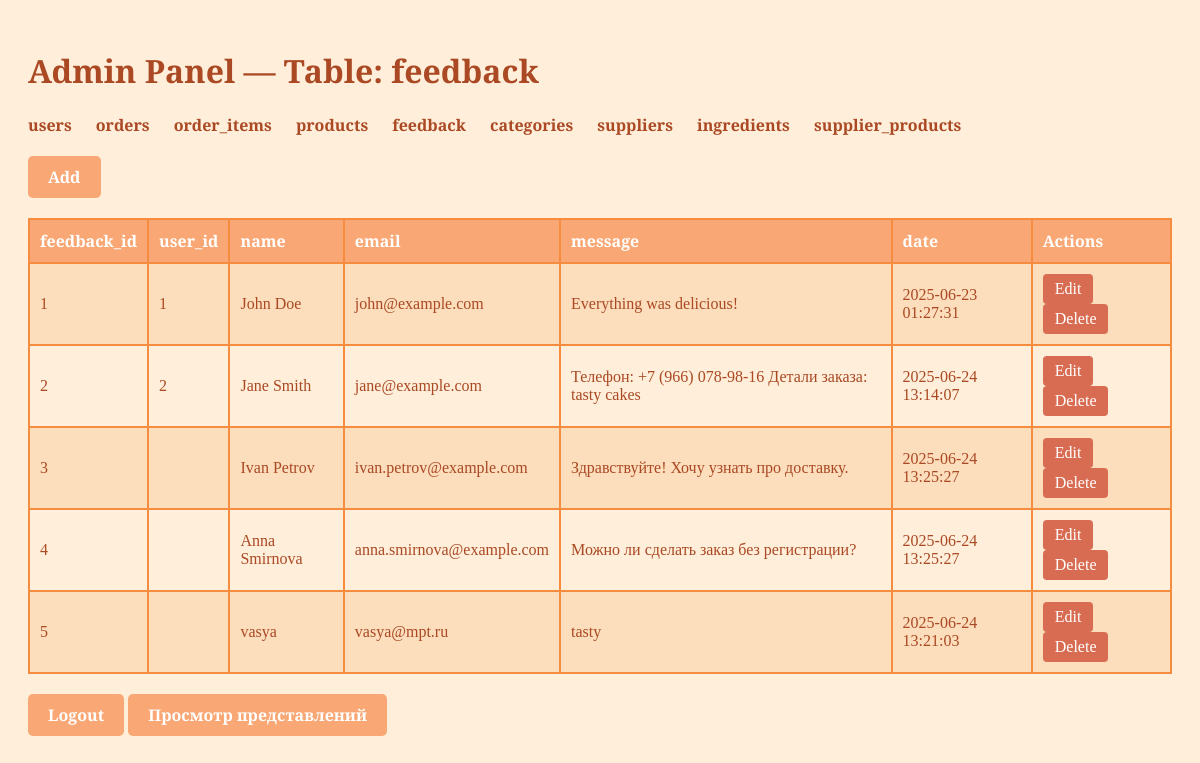
The app's page /php/admin.php?table=feedback (signed in) with its own data.
### tables this page shows
CREATE TABLE `feedback` (
  `feedback_id` int(11) NOT NULL,
  `user_id` int(11) DEFAULT NULL,
  `name` varchar(255) DEFAULT NULL,
  `email` varchar(255) DEFAULT NULL,
  `message` text DEFAULT NULL,
  `date` datetime DEFAULT current_timestamp()
);

### php/admin.php (the view, shortened to what this page needs)
<?php
require_once 'db.php';
$allowed_tables = [
    'users',
    'orders',
    'order_items',
    'products',
    'feedback',
    'categories',
    'suppliers',
    'ingredients',
    'supplier_products'
];
$table = $_GET['table'] ?? 'users';
$stmt = $conn->query("SELECT * FROM $table");
$rows = $stmt->fetchAll(PDO::FETCH_ASSOC);
?>
<!DOCTYPE html>
<html lang="ru">
<head>
</head>
<body>
  <h1>Admin Panel — Table: <?= htmlspecialchars($table) ?></h1>
  <nav>
    <?php foreach ($allowed_tables as $t): ?>
      <a href="admin.php?table=<?= $t ?>"><?= $t ?></a>
    <?php endforeach; ?>
  </nav>
  <a class="add-btn" href="form.php?table=<?= $table ?>">Add</a>
  <table>
    <tr>
      <?php if ($rows): ?>
        <?php foreach (array_keys($rows[0]) as $col): ?>
          <th><?= htmlspecialchars($col) ?></th>
        <?php endforeach; ?>
        <th>Actions</th>
    </tr>
    <?php foreach ($rows as $row): ?>
      <tr>
        <?php foreach ($row as $cell): ?>
          <td><?= htmlspecialchars($cell) ?></td>
        <?php endforeach; ?>
        <?php
          $pk = ($table == 'users') ? 'id' : (
              ($table == 'orders') ? 'order_id' : (
                  ($table == 'order_items') ? 'order_item_id' : (
                      ($table == 'products') ? 'product_id' : (
                          ($table == 'feedback') ? 'feedback_id' : (
                              ($table == 'categories') ? 'category_id' : (
                                  ($table == 'suppliers') ? 'supplier_id' : (
                                      ($table == 'ingredients') ? 'ingredient_id' : 'id'
                                  )
                              )
                          )
                      )
                  )
              )
          );
        ?>
        <td>
          <a class="action-btn" href="form.php?table=<?= $table ?>&edit_id=<?= $row[$pk] ?>">Edit</a>
          <a class="action-btn" href="admin.php?table=<?= $table ?>&delete_id=<?= $row[$pk] ?>">Delete</a>
        </td>
      </tr>
    <?php endforeach; ?>
    <?php else: ?>
      <tr><td colspan="100%">No records</td></tr>
    <?php endif; ?>
  </table>
  <a class="logout" href="logout.php">Logout</a>
  <a class="request-btn" href="request.php">Просмотр представлений</a>
</body>
</html>

### php/admin.php (style rules this page uses)
body { background: #FFEED9; color: #AA4924; font-family: 'Playfair Display', serif; padding: 20px; }
h1 { color: #AA4924; }
nav a { margin-right: 20px; text-decoration: none; color: #AA4924; font-weight: bold; }
.add-btn { display: inline-block; margin-top: 20px; padding: 10px 20px; background: #F9A875; color: #fff; text-decoration: none; border-radius: 5px; font-weight: bold; }
table { width: 100%; border-collapse: collapse; margin-top: 20px; }
th, td { border: 2px solid #F68C40; padding: 10px; text-align: left; }
th { background: #F9A875; color: #fff; }
tr:nth-child(even) { background: #FCDDBC; }
a.action-btn { display: inline-block; padding: 6px 12px; background: #D86C52; color: #fff; border-radius: 4px; text-decoration: none; margin-right: 5px; }
.logout, .request-btn { display: inline-block; margin-top: 20px; padding: 10px 20px; background: #F9A875; color: #fff; text-decoration: none; border-radius: 5px; font-weight: bold; }

### records on screen
feedback: cell "1", name "John Doe", email "john@example.com", message "Everything was delicious!", date "2025-06-23 01:27:31"
feedback: cell "2", name "Jane Smith", email "jane@example.com", message "Телефон: +7 (966) 078-98-16 Детали заказа: tasty cakes", date "2025-06-24 13:14:07"
feedback: feedback_id "3", name "Ivan Petrov", email "ivan.petrov@example.com", message "Здравствуйте! Хочу узнать про доставку.", date "2025-06-24 13:25:27"
feedback: feedback_id "4", name "Anna Smirnova", email "anna.smirnova@example.com", message "Можно ли сделать заказ без регистрации?", date "2025-06-24 13:25:27"
feedback: feedback_id "5", name "vasya", email "vasya@mpt.ru", message "tasty", date "2025-06-24 13:21:03"

### other values on screen
$table "feedback"
$t "users"
$t "orders"
$t "order_items"
$t "products"
$t "feedback"
$t "categories"
$t "suppliers"
$t "ingredients"
$t "supplier_products"
$col "feedback_id"
$col "user_id"
$col "name"
$col "email"
$col "message"
